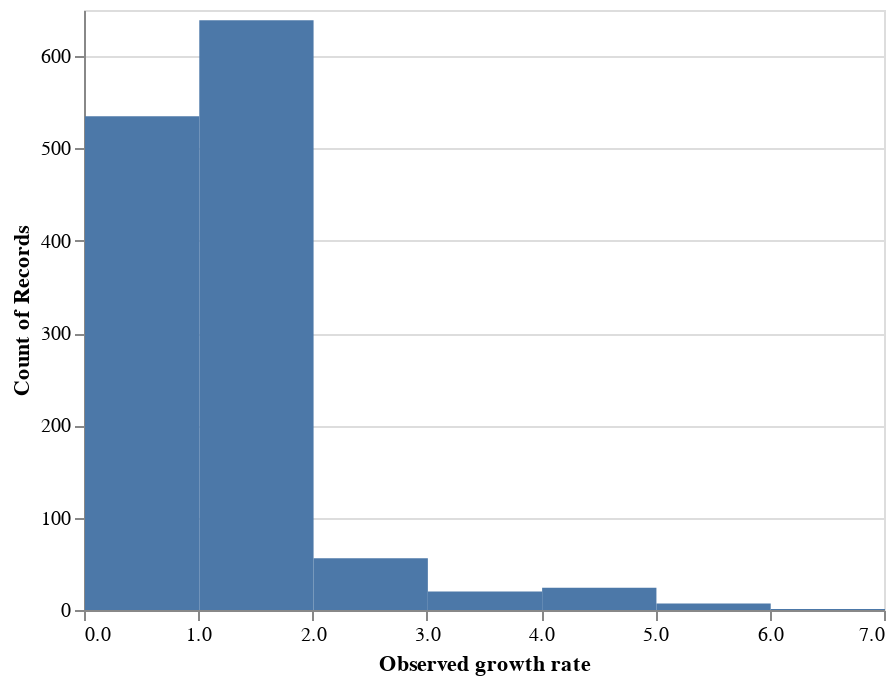

The code cell stored with this chart in its notebook:
### Code cell
alt.Chart(clade_frequencies).mark_rect().encode(
    x=alt.X("observed_growth_rate:Q", bin=True, title="Observed growth rate"),
    y="count()"
)

### Figure 1 — Vega-Lite specification as saved in the notebook (floating-point values rounded to 4 significant figures; data arrays with more than 128 entries replaced by an {"elided": "..."} marker saying what was removed)
{"$schema": "https://vega.github.io/schema/vega-lite/v3.3.0.json", "config": {"mark": {"tooltip": null}, "view": {"height": 300, "width": 400}}, "data": {"name": "data-a4e5e7f0169098806fbafff5c9717f83"}, "datasets": {"data-a4e5e7f0169098806fbafff5c9717f83": {"elided": "1282 records"}}, "encoding": {"x": {"bin": true, "field": "observed_growth_rate", "title": "Observed growth rate", "type": "quantitative"}, "y": {"aggregate": "count", "type": "quantitative"}}, "mark": "rect"}
